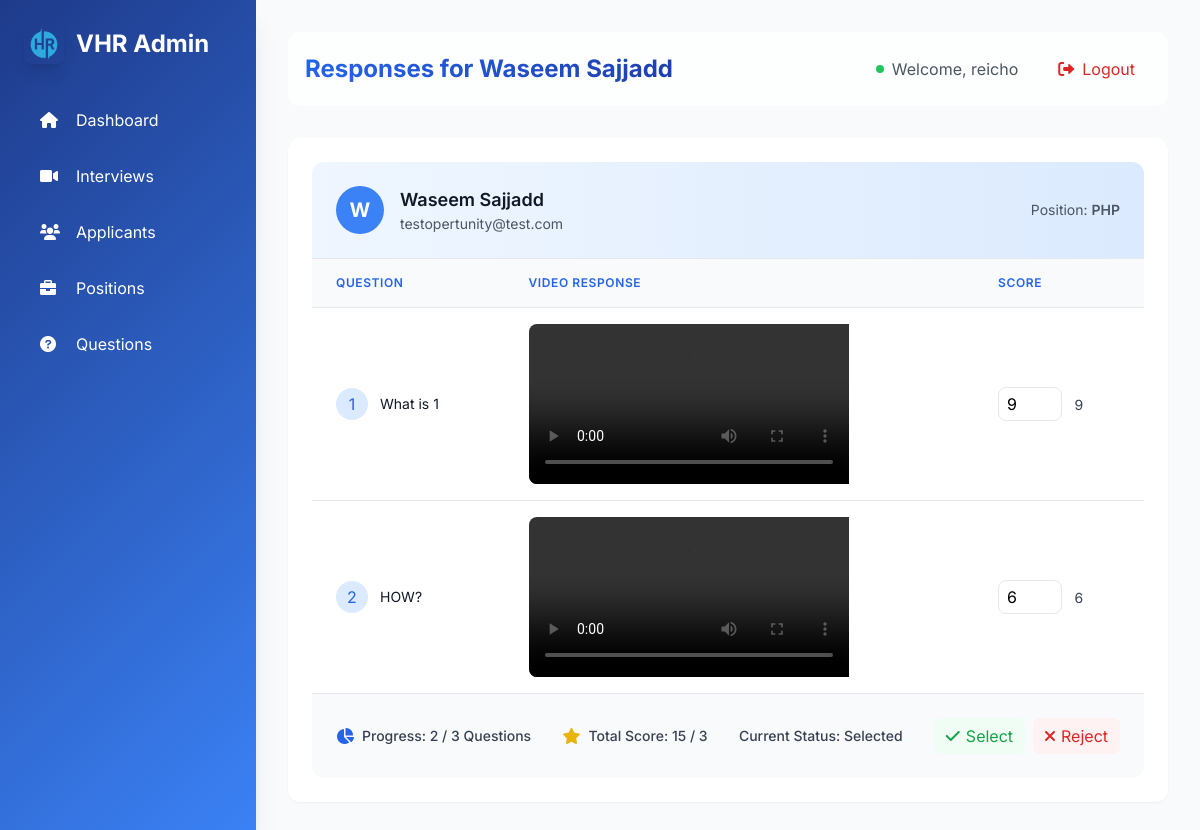
The page /unique_applicants/testopertunity@test.com/2/ (signed in) on the database as committed earlier.
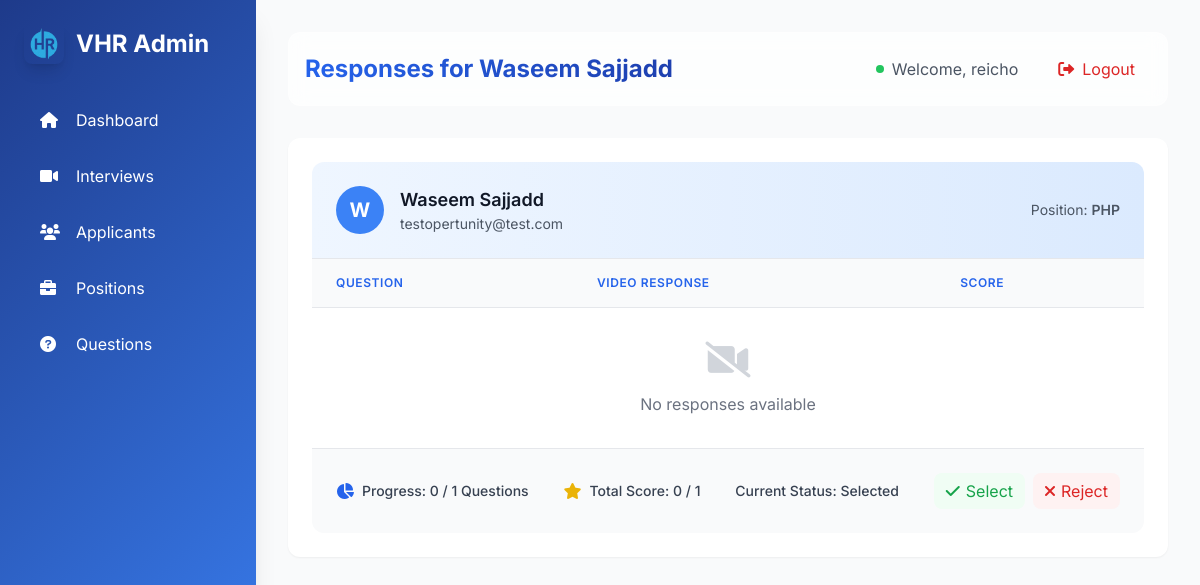
The same page on the database as committed later.
### interviews/models.py (models this page shows, shortened)
class ApplicantResponse(models.Model):
    applicant = models.ForeignKey(Applicant, on_delete=models.CASCADE, related_name="responses")
    question = models.ForeignKey(Question, on_delete=models.CASCADE, related_name="responses")
    video_response = models.FileField(upload_to='videos/', null=True, blank=True)
    submission_time = models.DateTimeField(auto_now_add=True)
    score = models.IntegerField(null=True, blank=True)

class Question(models.Model):
    text = models.TextField()
    positions = models.ManyToManyField(Position, related_name="questions")
    time_limit = models.IntegerField(default=60)  # Time limit in seconds

### interviews/views.py (the view)
# urls.py: path('unique_applicants/<str:email>/<int:position_id>/', view_applicant_responses, name='view_applicant_responses'),
@login_required
def view_applicant_responses(request, email, position_id):
    applicant = get_object_or_404(Applicant, email=email, position_id=position_id)
    responses = ApplicantResponse.objects.filter(applicant=applicant)
    total_score = responses.aggregate(total=models.Sum('score'))['total'] or 0
    max_score = responses.count() * 10  # Assuming the max score for each response is 10
    total_questions = Question.objects.filter(positions=applicant.position).count()
    answered_questions = responses.count()
    return render(request, 'admin/view_applicant_responses.html', {
        'applicant': applicant,
        'responses': responses,
        'total_score': total_score,
        'max_score': max_score,
        'total_questions': total_questions,
        'answered_questions': answered_questions
    })

### interviews/templates/admin/view_applicant_responses.html (shortened to what the changed rows need)
{% extends "admin/base_admin.html" %}
{% load response_filters %}
{% block admin_content %}
<div class="gradient-border" data-aos="fade-up">
    <div class="bg-white rounded-xl overflow-hidden">
        <div class="overflow-x-auto">
            <table class="min-w-full divide-y divide-gray-200">
                <thead class="bg-gray-50">
                    <tr>
                        <th class="px-6 py-4 text-left text-xs font-semibold text-blue-600 uppercase tracking-wider">Question</th>
                        <th class="px-6 py-4 text-left text-xs font-semibold text-blue-600 uppercase tracking-wider">Video Response</th>
                        <th class="px-6 py-4 text-left text-xs font-semibold text-blue-600 uppercase tracking-wider">Score</th>
                    </tr>
                </thead>
                <tbody class="bg-white divide-y divide-gray-200">
                    {% for response in responses %}
                    <tr class="hover:bg-gray-50 transition-all duration-200" data-aos="fade-left" data-aos-delay="{{ forloop.counter|add:2|multiply:100 }}">
                        <td data-label="Question" class="px-6 py-4">
                            <div class="flex items-center space-x-3">
                                <span class="flex-shrink-0 w-8 h-8 bg-blue-100 rounded-full flex items-center justify-center text-blue-600">
                                    {{ forloop.counter }}
                                </span>
                                <span class="text-sm text-gray-900">{{ response.question.text }}</span>
                            </div>
                        </td>
                        <td data-label="Video Response" class="px-6 py-4">
                            {% if response.video_response %}
                            <div class="video-container rounded-lg overflow-hidden">
                                <video
                                    class="video-js vjs-theme-city"
                                    controls
                                    preload="auto"
                                    width="320"
                                    height="180"
                                    data-setup='{}'>
                                    <source src="{{ response.video_response.url }}" type="video/webm">
                                </video>
                            </div>
                            {% else %}
                            <span class="inline-flex items-center px-3 py-1 rounded-full text-sm bg-gray-100 text-gray-800">
                                <i class="fas fa-video-slash mr-2"></i> No video uploaded
                            </span>
                            {% endif %}
                        </td>
                        <td data-label="Score" class="px-6 py-4">
                            <input type="number" min="0" max="10" value="{{ response.score }}" onchange="updateScore({{ response.id }}, this.value)" class="w-16 px-2 py-1 border rounded-lg">
                            <span id="score-display-{{ response.id }}" class="ml-2 text-sm text-gray-700">{{ response.score }}</span>
                        </td>
                    </tr>
                    {% empty %}
                    <tr>
                        <td colspan="3" class="px-6 py-8 text-center text-gray-500">
                            <div class="flex flex-col items-center">
                                <i class="fas fa-video-slash text-4xl mb-3 text-gray-300"></i>
                                <p>No responses available</p>
                            </div>
                        </td>
                    </tr>
                    {% endfor %}
                </tbody>
            </table>
        </div>
        <div class="p-6 bg-gray-50 border-t">
            <div class="flex flex-col md:flex-row justify-between items-center space-y-4 md:space-y-0">
                <div class="flex items-center space-x-2">
                    <i class="fas fa-chart-pie text-blue-600"></i>
                    <p class="text-sm font-medium text-gray-700">Progress: <span id="answered-questions">{{ answered_questions }}</span> / {{ total_questions }} Questions</p>
                </div>
                <div class="flex items-center space-x-2">
                    <i class="fas fa-star text-yellow-500"></i>
                    <p class="text-sm font-medium text-gray-700">Total Score: <span id="total-score">{{ total_score }}</span> / {{ total_questions|multiply:10 }}</p>
                </div>
            </div>
        </div>
    </div>
</div>
{% endblock %}

Rows that differ between the two databases and show on the page:
removed ApplicantResponse: question.text "What is 1", score "9"
removed ApplicantResponse: question.text "HOW?", score "6"
Other text that changed with them:
{{ answered_questions }}: "2" → "0"
{{ total_questions }}: "3" → "1"
{{ total_score }}: "15" → "0"
{{ total_questions|multiply:10 }}: "3" → "1"
text now shown: "No responses available"
